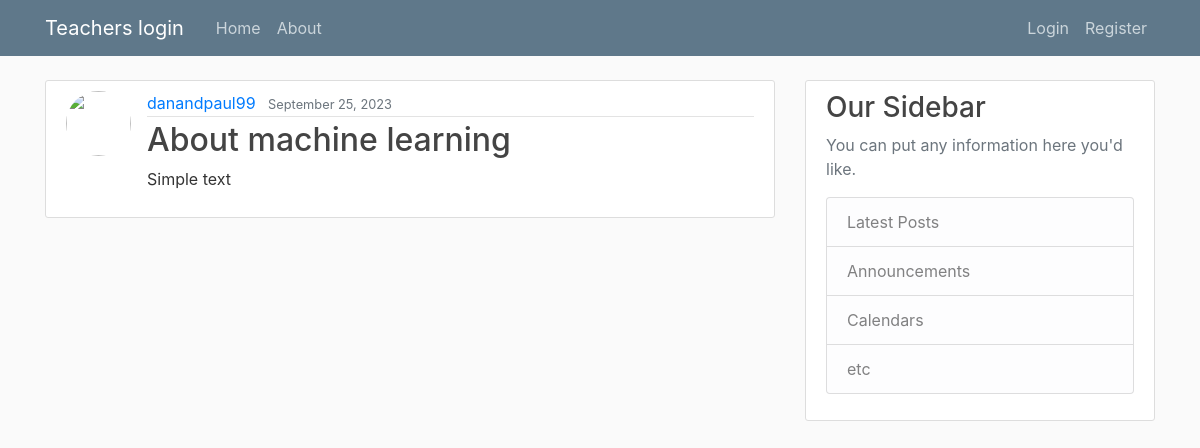
The page /post/30/ on the database its author committed.
### blog1/models.py (models this page shows, shortened)
class Post(models.Model):
    title = models.CharField(max_length=100)
    content = models.TextField()
    date_posted = models.DateTimeField(default = timezone.now )
    author = models.ForeignKey(User,on_delete = models.CASCADE)#if user is deleted ,then delete their posts also

### blog1/views.py (the view)
# urls.py: path('post/<int:pk>/',PostDetailView.as_view(),name='post-detail'),
class PostDetailView(DetailView):
    model = Post

### blog1/templates/blog1/post_detail.html (shortened to what this page needs)
{% extends 'blog1/base.html' %}
{% block content %}
<article class="media content-section">
    <img class="rounded-circle article-img" src="{{ object.author.profile.image.url }}">
        <div class="media-body">
            <div class="article-metadata">
            <a class="mr-2" href="{% url 'user-posts' object.author.username %}">{{ object.author }}</a>
            <small class="text-muted">{{ object.date_posted|date:"F d, Y"}}</small>
            </div>
            <h2 class="article-title">{{ object.title }}</h2>
            <p class="article-content">{{ object.content }}</p>
        </div>
</article>
{% endblock content %}

### blog1/static/blog1/main.css (style rules this page uses)
body { background: #fafafa; color: #333333; margin-top: 5rem; }
h1, h2, h3, h4, h5, h6 { color: #444444; }
.content-section { background: #ffffff; padding: 10px 20px; border: 1px solid #dddddd; border-radius: 3px; margin-bottom: 20px; }
.article-title { color: #444444; }
.article-content { white-space: pre-line; }
.article-img { height: 65px; width: 65px; margin-right: 16px; }
.article-metadata { padding-bottom: 1px; margin-bottom: 4px; border-bottom: 1px solid #e3e3e3 }

### rows shown on the page
Post: author "danandpaul99", date_posted "September 25, 2023", title "About machine learning", content "Simple text"
